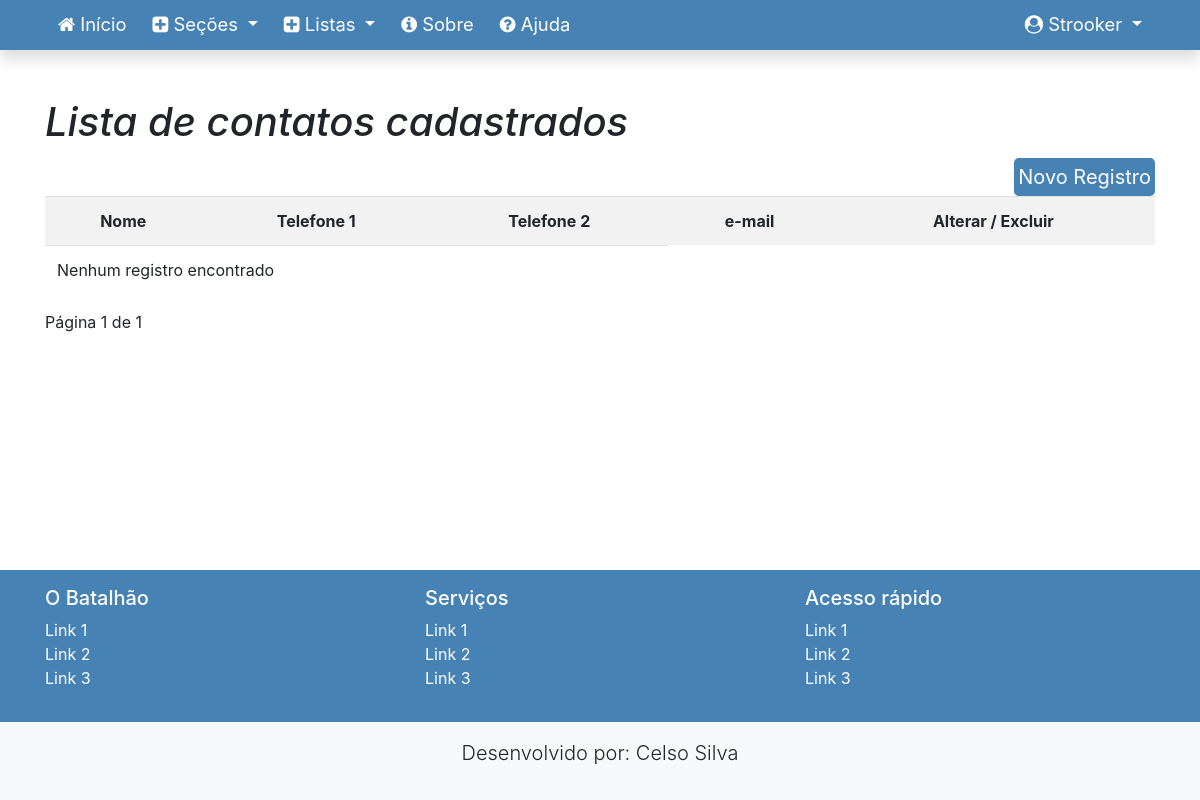
The app's page /listar/contatos/ (signed in), older data.
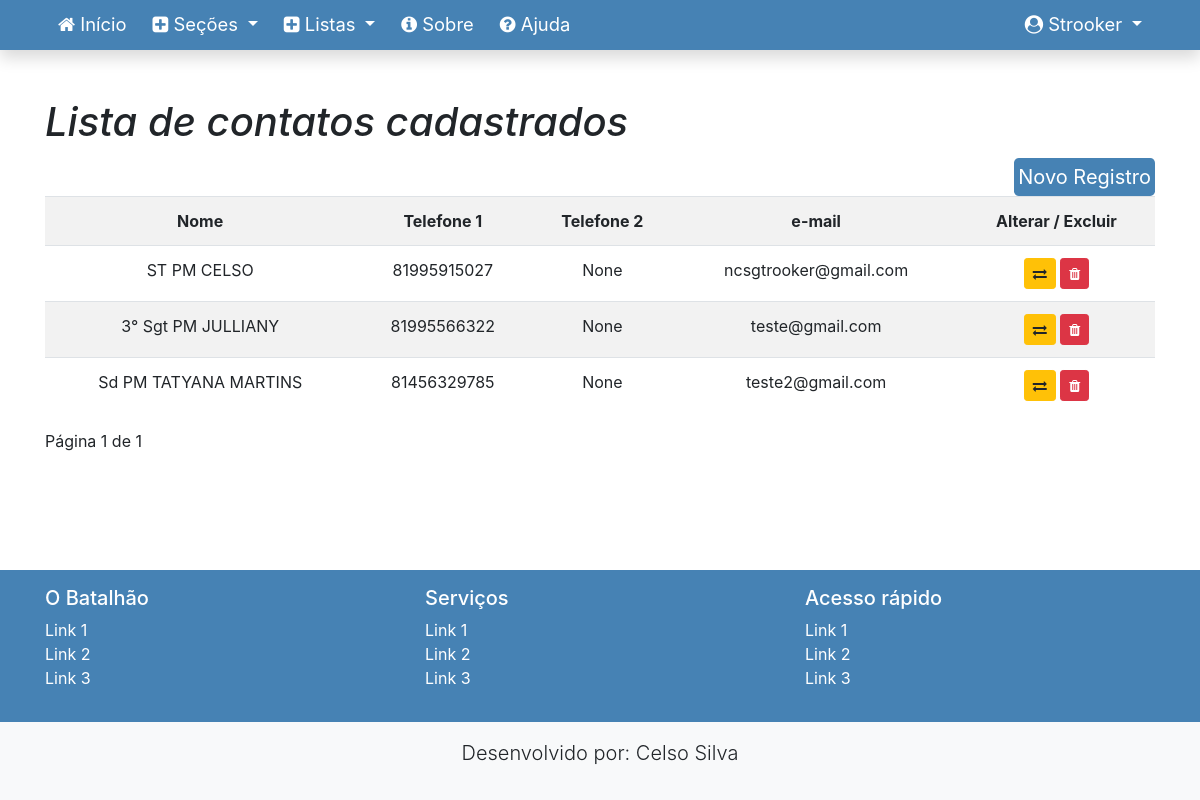
The same page, newer data.
### appCreate/models.py (models this page shows, shortened)
class Contato(models.Model):
    tel1 = models.CharField(max_length=16, verbose_name="telefone")
    tel2 = models.CharField(max_length=16, null=True, blank=True, verbose_name="telefone")
    email = models.EmailField(default=None, verbose_name="e-mail")
    idPessoaContato = models.OneToOneField(Pessoa, on_delete=models.CASCADE, verbose_name="identificação")

class Pessoa(models.Model):
    graduacao = models.CharField(max_length=12, verbose_name="graduação", choices=GRADUACAO)
    matricula = models.IntegerField(primary_key=True)
    nome_guerra = models.CharField(max_length=30, verbose_name="nome de guerra")
    def __str__(self):
        return "{} {}".format(self.graduacao, self.nome_guerra)

### appListas/views.py (the view)
# urls.py: path('contatos/', ContatoList.as_view(), name='contatoList'),
class ContatoList(LoginRequiredMixin, ListView):
    login_url = reverse_lazy('login')
    model = Contato
    fields = ['idPessoaContato', 'tel1', 'tel2', 'email']
    template_name = 'appListas/listaContatos.html'
    paginate_by = 10
    def get_context_data(self, *args, **kwargs):
        contexto = super().get_context_data(*args, **kwargs)
        contexto['titulo'] = "Lista de contatos cadastrados"
        return contexto

### appListas/templates/appListas/listaContatos.html (shortened to what this page needs)
{% extends 'base.html' %}
{% load static %}
{% load crispy_forms_tags %} class="text-center"
{% block conteudo %}
<h1><i>{{ titulo }}</i></h1>
    <a href="{% url 'contatoNew' %}" class="bg-ifpr text-white p-1 btn-lg active mt-1 float-right">Novo Registro</a>
<div class="table-responsive">
    <table class="table table-striped">
        <tr>
            <th class="text-center">Nome</th>
            <th class="text-center">Telefone 1</th>
            <th class="text-center">Telefone 2</th>
            <th class="text-center">e-mail</th>
            <th class="text-center">Alterar / Excluir</th>
        {% for contato in object_list %}
        <tr>
            <td class="text-center">{{ contato.idPessoaContato }}</td>
            <td class="text-center">{{ contato.tel1 }}</td>
            <td class="text-center">{{ contato.tel2 }}</td>
            <td class="text-center">{{ contato.email }}</td>
            <td class="text-center">
                <a href="{% url 'contatoUp' contato.pk %}" class="btn btn-warning btn-sm" title="Editar"><i class="fa fa-exchange"></i></a>
                <a href="{% url 'contatoDel' contato.pk %}" class="btn btn-danger btn-sm" title="Excluir"><i class="fa fa-trash"></i></a>
        </tr>
         {% empty %}
          <tr>
            <td colspan="3">Nenhum registro encontrado</td>
        </tr>
         {% endfor %}
        </tr>
    </table>
        <div class="pagination">
<span class="step-links">
<span class="current">
Página {{ page_obj.number }} de {{ page_obj.paginator.num_pages }}
</span>
</span>
        </div>
</div>
{% endblock %}

### templates/base.html (shortened to what this page needs)
{% load static %}
{% load crispy_forms_tags %}
<!doctype html>
<html lang="pt-br" class="h-100">
<head>
    <link href="{% static 'css/bootstrap.min.css' %}" rel="stylesheet">
    <link href="{% static 'css/font-awesome.min.css' %}" rel="stylesheet">
    <link href="{% static 'css/ifpr.css' %}" rel="stylesheet">
</head>
<body class="d-flex flex-column h-100">
    <main role="main" class="flex-shrink-0">
{% block menu %}
        <nav class="navbar navbar-expand-lg navbar-dark bg-ifpr font-115 shadow">
            <div class="container">
                <div class="collapse navbar-collapse" id="navbarNavDropdown">
                    <ul class="navbar-nav mr-auto">
                        <li class="nav-item">
                            <a class="nav-link" href="{% url 'index' %}">
                                <i class="fa fa-home" aria-hidden="true"></i>
                                Início
                            </a>
                        </li>
                        {% if request.user.is_authenticated %}
                        <li class="nav-item dropdown">
                            <a class="nav-link dropdown-toggle text-white" href="{% url 'novo' %}" id="navbarDropdownMenuLink"
                               role="button" data-toggle="dropdown" aria-haspopup="true" aria-expanded="false">
                                <i class="fa fa-plus-square" aria-hidden="true"></i>
                                Seções
                            </a>
                        </li>
                          <li class="nav-item dropdown">
                            <a class="nav-link dropdown-toggle text-white" href="{% url 'listar' %}" id="navbarDropdownMenuLink"
                               role="button" data-toggle="dropdown" aria-haspopup="true" aria-expanded="false">
                                <i class="fa fa-plus-square" aria-hidden="true"></i>
                                Listas
                            </a>
                        </li>
                        {% endif %}
                        <li class="nav-item ">
                            <a class="nav-link" href="">
                                <i class="fa fa-info-circle" aria-hidden="true"></i>
                                Sobre
                            </a>
                        </li>
                        <li class="nav-item ">
                            <a class="nav-link" href="#">
                                <i class="fa fa-question-circle" aria-hidden="true"></i>
                                Ajuda
                            </a>
                        </li>
                    </ul>
                    <ul class="navbar-nav">
                        {% if request.user.is_authenticated %}
                        <li class="nav-item dropdown">
                            <a class="nav-link dropdown-toggle text-white" href="#" id=""
                                role="button" data-toggle="dropdown" aria-haspopup="true" aria-expanded="false">
                                <i class="fa fa-user-circle" aria-hidden="true"></i>
                                <span id="username">{{ request.user }}</span>
                            </a>
                        </li>
                        {% endif %}
                    </ul>
                </div>
            </div>
        </nav>
{% endblock %}
        <div class="container py-5">
{% block conteudo %}{% endblock %}
        </div>
    </main>
    <footer class="mt-auto">
        {% block rodape-links %}
        <div class="container-fluid bg-ifpr text-white p-3">
            <div class="container">
                <div class="row">
                    <div class="col-sm">
                        <h5>O Batalhão</h5>
                        <ul class="list-unstyled">
                            <li><a href="#" class="text-white">Link 1</a></li>
                            <li><a href="#" class="text-white">Link 2</a></li>
                            <li><a href="#" class="text-white">Link 3</a></li>
                        </ul>
                    </div>
                    <div class="col-sm">
                        <h5>Serviços</h5>
                        <ul class="list-unstyled">
                            <li><a href="#" class="text-white">Link 1</a></li>
                            <li><a href="#" class="text-white">Link 2</a></li>
                            <li><a href="#" class="text-white">Link 3</a></li>
                        </ul>
                    </div>
                    <div class="col-sm">
                        <h5>Acesso rápido</h5>
                        <ul class="list-unstyled">
                            <li><a href="#" class="text-white">Link 1</a></li>
                            <li><a href="#" class="text-white">Link 2</a></li>
                            <li><a href="#" class="text-white">Link 3</a></li>
                        </ul>
                    </div>
                </div>
            </div>
        </div>
{% endblock %}
{% block rodape %}
        <div class="container-fluid bg-light text-center p-3">
            <div class="row">
                <div class="col-md-4 mx-auto text-center">
                    <p>
                        <span class="lead">Desenvolvido por: Celso Silva</span><br>
                    </p>
                </div>
            </div>
{% endblock %}
        </div>
    </footer>
</body>
</html>

### static/css/ifpr.css (style rules this page uses)
.bg-ifpr { background-color: #4682B4; }
.font-115 { font-size: 115%; }
.navbar { padding: 0 !important; }
.navbar a.nav-link { color: white !important; }
.navbar .nav-item { padding: 3px 5px; }
table td { max-width: 500px; }

Row changes from the older to the newer data that the page shows:
added Contato: idPessoaContato "ST PM CELSO", tel1 "81995915027", tel2 "None", email "ncsgtrooker@gmail.com"
added Contato: idPessoaContato "3° Sgt PM JULLIANY", tel1 "81995566322", tel2 "None", email "teste@gmail.com"
added Contato: idPessoaContato "Sd PM TATYANA MARTINS", tel1 "81456329785", tel2 "None", email "teste2@gmail.com"
Text that changed along with them:
text no longer shown: "Nenhum registro encontrado"
